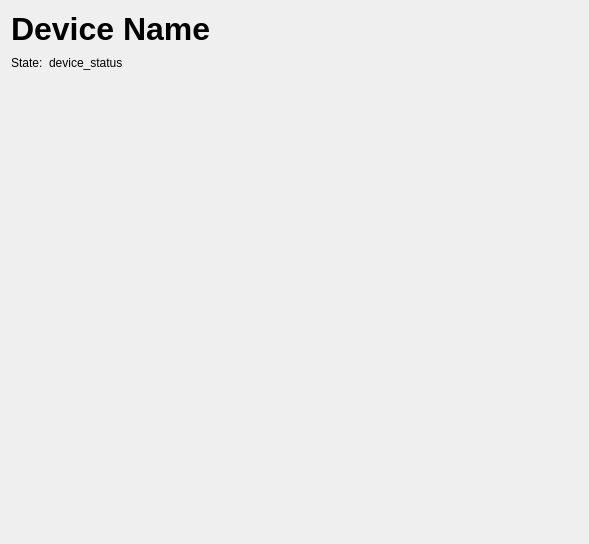
<?xml version="1.0" encoding="UTF-8"?>
<ui version="4.0">
 <class>Form</class>
 <widget class="QWidget" name="Form">
  <property name="geometry">
   <rect>
    <x>0</x>
    <y>0</y>
    <width>589</width>
    <height>544</height>
   </rect>
  </property>
  <property name="sizePolicy">
   <sizepolicy hsizetype="Preferred" vsizetype="Minimum">
    <horstretch>0</horstretch>
    <verstretch>0</verstretch>
   </sizepolicy>
  </property>
  <property name="windowTitle">
   <string>Form</string>
  </property>
  <property name="autoFillBackground">
   <bool>false</bool>
  </property>
  <layout class="QGridLayout" name="gridLayout">
   <property name="sizeConstraint">
    <enum>QLayout::SetMinimumSize</enum>
   </property>
   <item row="0" column="0">
    <layout class="QVBoxLayout" name="verticalLayout_2">
     <property name="sizeConstraint">
      <enum>QLayout::SetMinimumSize</enum>
     </property>
     <item>
      <widget class="QLabel" name="ui_name">
       <property name="font">
        <font>
         <family>Helvetica</family>
         <pointsize>24</pointsize>
         <bold>true</bold>
        </font>
       </property>
       <property name="text">
        <string>Device Name</string>
       </property>
      </widget>
     </item>
     <item>
      <layout class="QHBoxLayout" name="horizontalLayout_2">
       <item>
        <widget class="QLabel" name="label_3">
         <property name="text">
          <string>State:</string>
         </property>
        </widget>
       </item>
       <item>
        <widget class="QLabel" name="ui_state">
         <property name="text">
          <string>device_status</string>
         </property>
        </widget>
       </item>
       <item>
        <spacer name="horizontalSpacer_2">
         <property name="orientation">
          <enum>Qt::Horizontal</enum>
         </property>
         <property name="sizeHint" stdset="0">
          <size>
           <width>40</width>
           <height>20</height>
          </size>
         </property>
        </spacer>
       </item>
      </layout>
     </item>
     <item>
      <layout class="QGridLayout" name="ui_wids">
       <property name="sizeConstraint">
        <enum>QLayout::SetMinimumSize</enum>
       </property>
      </layout>
     </item>
     <item>
      <layout class="QHBoxLayout" name="horizontalLayout"/>
     </item>
     <item>
      <spacer name="verticalSpacer">
       <property name="orientation">
        <enum>Qt::Vertical</enum>
       </property>
       <property name="sizeHint" stdset="0">
        <size>
         <width>20</width>
         <height>40</height>
        </size>
       </property>
      </spacer>
     </item>
    </layout>
   </item>
  </layout>
 </widget>
 <resources/>
 <connections/>
</ui>
